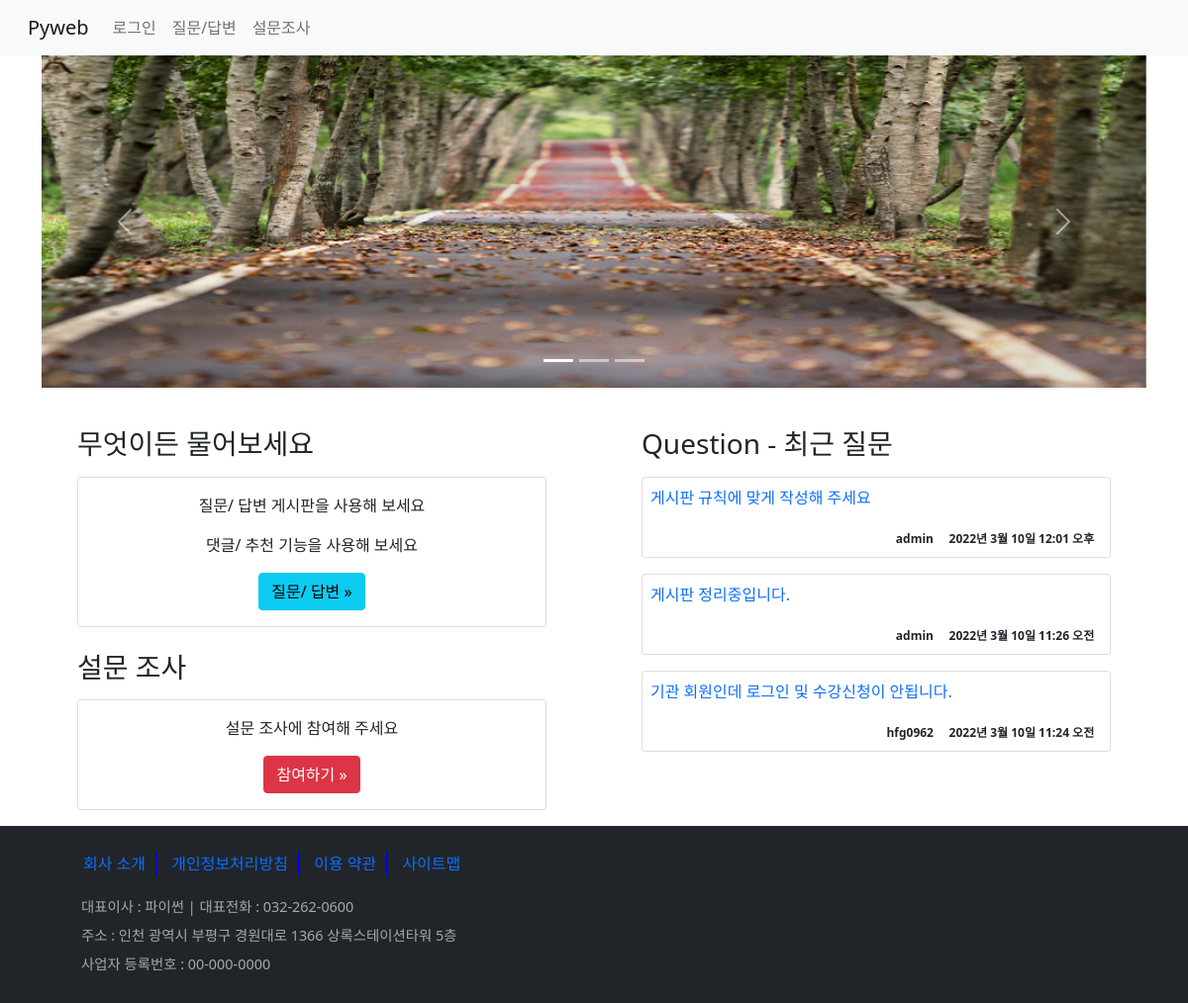
The page / on the database its author committed.
### board/models.py (models this page shows, shortened)
class Question(models.Model):
    subject = models.CharField(max_length=200)
    content = models.TextField()
    create_date = models.DateTimeField()  # not null
    modify_date = models.DateTimeField(null=True, blank=True) # null 값 허용/ blank- 폼 데이터null
    author = models.ForeignKey(User, on_delete=models.CASCADE, related_name='author_question')
    voter = models.ManyToManyField(User, related_name='voter_question')

### board/views/base_views.py (the view)
# urls.py: path('', base_views.index, name='index'),  #127.0.0.1:8000/board/
def index(request):
    question_list = Question.objects.order_by('-pk')[:3]
    context = {'question_list':question_list}
    return render(request, 'board/index.html', context)

### templates/board/index.html (shortened to what this page needs)
{% extends 'base.html'%}
{% load static %}
{% block content %}
<div class="container">
    <div id="carouselExampleIndicators" class="carousel slide" data-bs-ride="carousel">
      <div class="carousel-indicators">
        <button type="button" data-bs-target="#carouselExampleIndicators" data-bs-slide-to="0" class="active" aria-current="true" aria-label="Slide 1"></button>
        <button type="button" data-bs-target="#carouselExampleIndicators" data-bs-slide-to="1" aria-label="Slide 2"></button>
        <button type="button" data-bs-target="#carouselExampleIndicators" data-bs-slide-to="2" aria-label="Slide 3"></button>
      </div>
      <div class="carousel-inner">
        <div class="carousel-item active">
          <img src="{% static 'board/images/bg0.png' %}" class="d-block w-100" alt="...">
        </div>
      </div>
      <button class="carousel-control-prev" type="button" data-bs-target="#carouselExampleIndicators" data-bs-slide="prev">
        <span class="carousel-control-prev-icon" aria-hidden="true"></span>
      </button>
      <button class="carousel-control-next" type="button" data-bs-target="#carouselExampleIndicators" data-bs-slide="next">
        <span class="carousel-control-next-icon" aria-hidden="true"></span>
      </button>
    </div>
    <div class="row">
        <div class="col-6 mt-3 px-5">
            <h3 class="mt-4">무엇이든 물어보세요</h3>
            <div class="card my-3" style="text-align:center;">
                <div class="card-body">
                    <p>질문/ 답변 게시판을 사용해 보세요</p>
                    <p>댓글/ 추천 기능을 사용해 보세요</p>
                    <a href="{% url 'board:boardlist' %}" class="btn btn-info">질문/ 답변 &raquo;</a>
                </div>
            </div>
            <h3 class="mt-4">설문 조사</h3>
            <div class="card my-3" style="text-align:center;">
                <div class="card-body">
                    <p>설문 조사에 참여해 주세요</p>
                    <a href="{% url 'poll:index' %}" class="btn btn-danger">참여하기 &raquo;</a>
                </div>
            </div>
        </div>
        <div class="col-6 mt-3 px-5">
        <h3 class="mt-4">Question - 최근 질문</h3>
            {% for question in question_list%}
            <div class="card my-3" >
                <div class="card-body p-2">
                    <p>
                        <a href="{% url 'board:detail' question.id %}"
                            class="text-decoration-none">
                            {{ question.subject }}</a>
                    </p>
                    <div class="card-text text-right">
                        <span class="badge text-dark">
                            {{ question.author }} &nbsp; &nbsp; {{ question.create_date }}
                        </span>
                    </div>
                </div>
            </div>
            {% endfor %}
        </div>
    </div>
</div>
{% endblock %}

### rows shown on the page
Question: subject "게시판 규칙에 맞게 작성해 주세요", author "admin", create_date "2022년 3월 10일 12:01 오후"
Question: subject "게시판 정리중입니다.", author "admin", create_date "2022년 3월 10일 11:26 오전"
Question: subject "기관 회원인데 로그인 및 수강신청이 안됩니다.", author "hfg0962", create_date "2022년 3월 10일 11:24 오전"
